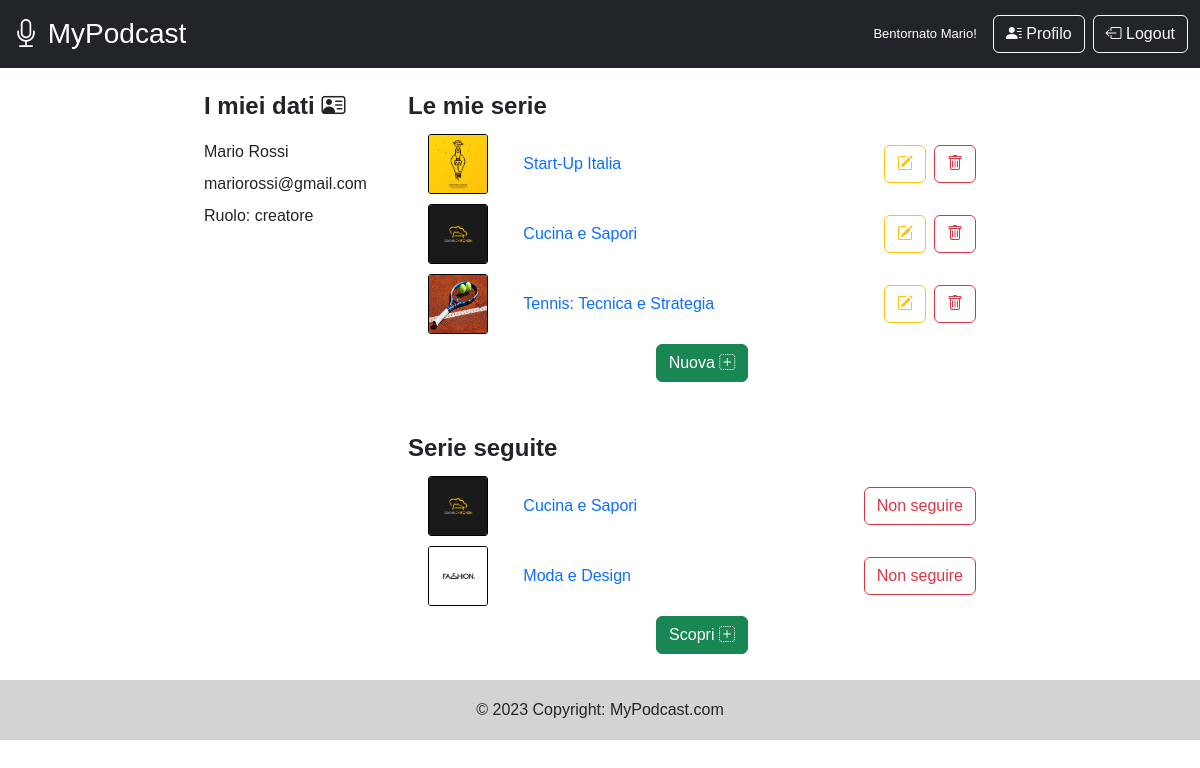
The page /profile (signed in) on the database its author committed.
### tables this page shows
CREATE TABLE "utenti" (
	"id"	INTEGER,
	"name"	TEXT,
	"surname"	TEXT,
	"email"	TEXT UNIQUE,
	"password"	TEXT,
	"type"	TEXT,
	PRIMARY KEY("id")
);

CREATE TABLE "serie" (
	"id"	INTEGER,
	"title"	TEXT,
	"category"	TEXT,
	"image"	TEXT,
	"creator_id"	INTEGER,
	"description"	TEXT,
	"creator_name"	TEXT,
	PRIMARY KEY("id"),
	FOREIGN KEY("creator_id") REFERENCES "utenti"("id") ON DELETE CASCADE
);

CREATE TABLE "seguiti" (
	"id_user"	INTEGER,
	"id_show"	INTEGER,
	PRIMARY KEY("id_user","id_show"),
	FOREIGN KEY("id_user") REFERENCES "utenti"("id") ON DELETE CASCADE,
	FOREIGN KEY("id_show") REFERENCES "serie"("id") ON DELETE CASCADE
);

### app.py (the view)
@app.route('/profile')
@login_required
def profile():
   serie_seguite=dao.get_followed_shows(current_user.id)
   if current_user.type=='creatore':
      mie_serie=dao.get_my_shows(current_user.id)
      return render_template('profile.html',mie_serie=mie_serie, serie_seguite=serie_seguite)
   else:
      return render_template('profile.html', serie_seguite=serie_seguite)

### app.py (called while the page is built)
@login_manager.user_loader
def load_user(user_id):
   db_user = dao.get_user_by_id(user_id)
   user = User(id=db_user['id'],
   name=db_user['name'],
   surname=db_user['surname'],
   email=db_user['email'],
   password=db_user['password'],
   tipo=db_user['type'])
   return user

### dao.py (called while the page is built)
def get_user_by_id(user_id):
   conn=sqlite3.connect('db/podcast.db')
   conn.row_factory = sqlite3.Row
   cursor=conn.cursor()
   sql='SELECT * FROM utenti WHERE id=?'
   cursor.execute(sql, (user_id, ))
   user=cursor.fetchone()
   cursor.close()
   conn.close()
   return user

def get_my_shows(creator_id):
   conn=sqlite3.connect('db/podcast.db')
   conn.row_factory = sqlite3.Row
   cursor=conn.cursor()
   sql='SELECT * FROM serie WHERE creator_id=?'
   cursor.execute(sql, (creator_id, ))
   shows=cursor.fetchall()
   cursor.close()
   conn.close()
   return shows

def get_followed_shows(user_id):
   conn=sqlite3.connect('db/podcast.db')
   conn.row_factory=sqlite3.Row
   cursor=conn.cursor()
   sql='SELECT * FROM serie,seguiti WHERE id=id_show AND id_user=?'
   cursor.execute(sql, (user_id,))
   serie=cursor.fetchall()
   cursor.close()
   conn.close()
   return serie

### templates/profile.html (shortened to what this page needs)
{% extends "base.html" %}
{% block content %}
<aside class="account-info mb-3 col-2">
  <p class="fw-bold fs-4 text-wrap mb-3">I miei dati <i class="bi bi-person-vcard"></i></p>
  <p class="text-wrap mb-2">{{current_user.name}} {{current_user.surname}}</p>
  <p class="text-wrap mb-2">{{current_user.email}}</p>
  <p class="text-wrap">Ruolo: {{current_user.type}}</p>
</aside>
<main class=" col-6 mb-3" id="show-profile-list">
  {% if current_user.type=='creatore' %}
  <article id="creator-section" class="mb-5">
    <p class="fw-bold fs-4">Le mie serie</p>
    {% for serie in mie_serie %}
    <div class="episode-row row d-flex align-items-center">
      <div class="col-2 justify-content-center">
        <img class="episode-image-profile" src="{{url_for('static',filename=serie.image)}}" alt="immagine di {{serie.title}}">
      </div>
      <div class="col-7">
        <a href="{{url_for('show',show_id=serie.id)}}">{{serie.title}}</a>
      </div>
      <div class="col-3">
        <div class="d-flex flex-row justify-content-end ">
          <a class="btn btn-outline-warning me-2" href="{{url_for('show',show_id=serie.id)}}"><i
            class="bi bi-pencil-square"></i></a>
            <button type="button" class="btn btn-outline-danger" data-bs-toggle="modal" data-bs-target="#delete-show-modal"
          data-bs-showid="{{serie.id}}"><i class="bi bi-trash"></i></button>
        </div>
      </div>
    </div>
    {% endfor%}
    <div class="episode-row d-flex justify-content-center">
      <button class="btn btn-success" data-bs-toggle="modal" data-bs-target="#new-show-modal">Nuova <i class="bi bi-plus-square-dotted"></i></button>
    </div>
  </article>
  {%endif %}
  <article id="non-creator-section">
    <p class="fw-bold fs-4">Serie seguite</p>
    {% for serie in serie_seguite %}
    <div class="episode-row row d-flex align-items-center">
      <div class="col-2 justify-content-center">
        <img class="episode-image-profile" src="{{url_for('static',filename=serie.image)}}" alt="immagine di {{serie.title}}">
      </div>
      <div class="col-7">
        <a href="{{url_for('show',show_id=serie.id)}}">{{serie.title}}</a>
      </div>
      <div class="d-flex justify-content-end col-3">
         <a class="btn btn-outline-danger" href="{{url_for('unfollow_a_show', show_id=serie.id)}}">Non
          seguire
        </a>
      </div>
    </div>
      {% endfor%}
      <div class="episode-row d-flex justify-content-center">
       <a class="btn btn-success" href="{{url_for('home')}}">Scopri <i class="bi bi-plus-square-dotted"></i></a>
      </div>
  </article>
</main>
{% endblock %}

### templates/base.html (shortened to what this page needs)
<!DOCTYPE html>
<html lang="en">
<head>
  <link href="https://cdn.jsdelivr.net/npm/bootstrap@5.2.3/dist/css/bootstrap.min.css" rel="stylesheet"
>
  <link rel="stylesheet icon" href="https://cdn.jsdelivr.net/npm/bootstrap-icons@1.10.3/font/bootstrap-icons.css">
  <link rel="stylesheet" type="text/css" href="{{url_for('static', filename='styles.css')}}">
</head>
<body>
  <nav class="navbar navbar-expand navbar-static bg-dark navbar-dark">
    <div class="container-fluid">
      <a class="navbar-brand fs-3" href="{{url_for('home')}}">
        <i class="bi bi-mic"></i>
        MyPodcast
      </a>
      <div class="collapse navbar-collapse" id="navbarSupportedContent">
        {% if current_user.is_authenticated %}
        <a class="navbar-brand welcome">Bentornato {{current_user.name}}!</a>
        <a href="{{url_for('profile')}}" class="btn btn-outline-light me-2" title="Profilo"><i
            class="bi bi-person-lines-fill"></i> Profilo</a>
        <a href="{{ url_for('logout') }}" class="btn btn-outline-light" title="Logout"><i
            class="bi bi-box-arrow-left"></i> Logout</a>
        {% endif %}
      </div>
    </div>
  </nav>
  <div class="row justify-content-md-center">
    {% block content %} {% endblock %}
  </div>
  <footer class="d-flex justify-content-md-center align-items-center">
    <p>© 2023 Copyright: MyPodcast.com</p>
  </footer>
</body>
</html>

### static/styles.css (style rules this page uses)
* { font-family: Geneva, Tahoma, sans-serif; }
footer { background-color: lightgray; position: relative; padding: 30px; height: 30px; bottom: 0px; left: 0px; right: 0px; margin-bottom: 0px; }
p { margin: 0px !important; }
.welcome { font-size: small !important; }
a { text-decoration: none; }
img { width: 150px; height: 150px; border-radius: 5%; border: 1px solid black; }
.account-info { margin-top: 20px; min-width: 200px; }
#show-profile-list { margin-top: 20px; margin-bottom: 20px; }
.episode-image-profile { width: 60px; height: 60px; }
.episode-row { min-width: 500px; margin-top: 10px; margin-bottom: 10px; padding-left: 20px; padding-right: 20px; }

### rows shown on the page
utenti: name "Mario", surname "Rossi", email "mariorossi@gmail.com", type "creatore"
serie: image (picture), title "Start-Up Italia"
serie: image (picture), title "Cucina e Sapori"
serie: image (picture), title "Tennis: Tecnica e Strategia"
seguiti: image (picture), title "Cucina e Sapori"
seguiti: image (picture), title "Moda e Design"
